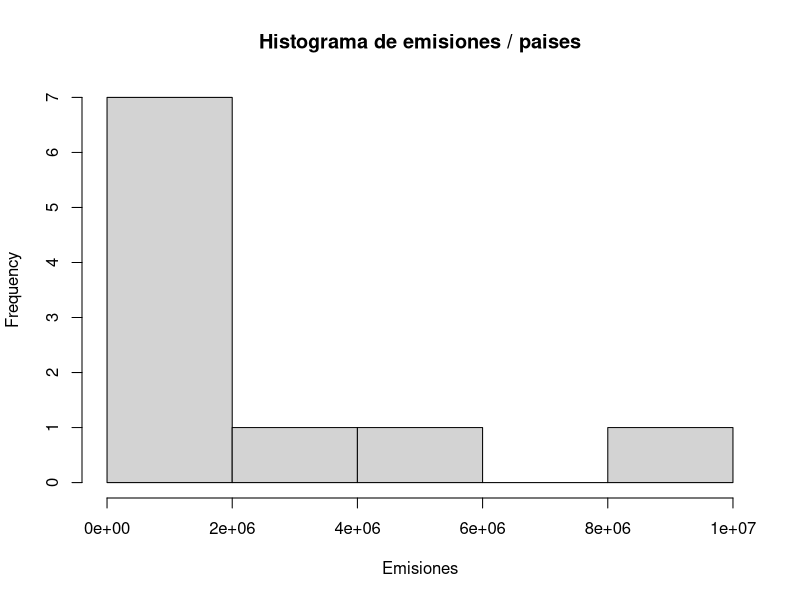
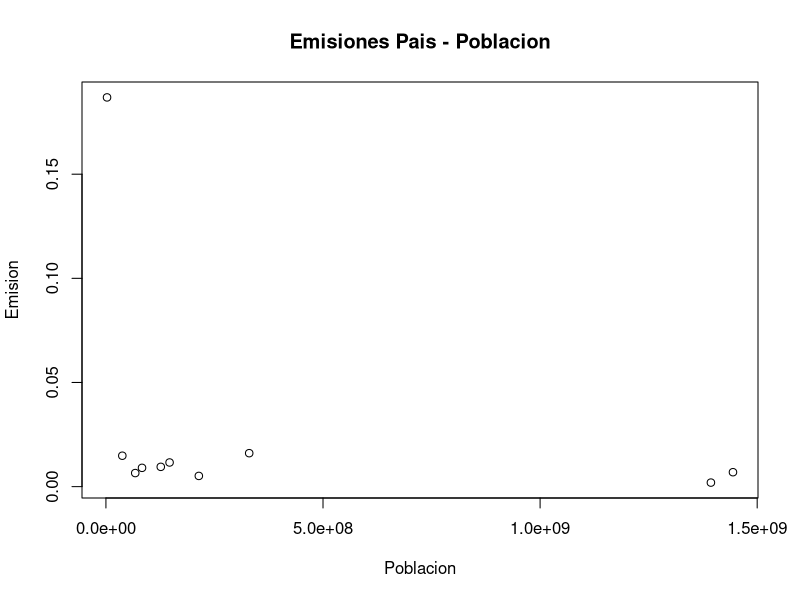

Source code (R) for these figures, in order:
#[]
#^
#||
#{}

#Carga la informacion del archivo
datos<-read.csv("Emisiones.csv", header= TRUE)

# Objeto que contiene la informacion

datos<- datos[complete.cases(datos), ] 

#Metrica 1
datos$Metrica<- datos$Emisiones / datos$Poblacion

# Medidas de tendencia Central
media<- mean(datos$Emisiones)
mediana<- median(datos$Emisiones)
desviacion<- sd(datos$Emisiones)

#Histograma
hist(datos$Emisiones, main="Histograma de emisiones / paises", xlab = "Emisiones")

#Grafico de dispersion
plot(datos$Poblacion, datos$Metrica, main="Emisiones Pais - Poblacion", xlab= "Poblacion", ylab="Emision")
